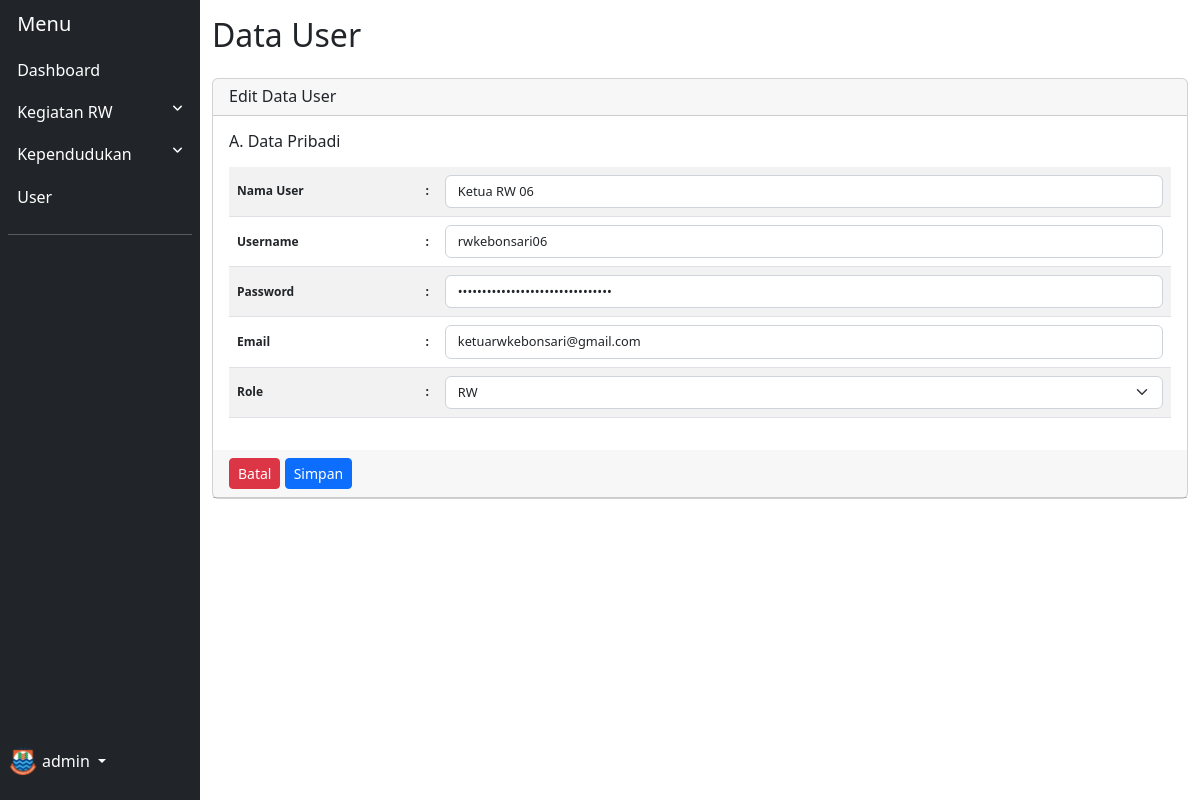
The page /master/user/edit-data-user.php?id_user=3 (signed in) on the database its author committed.
### tables this page shows
CREATE TABLE `user` (
  `id_user` int(11) NOT NULL,
  `nama_user` varchar(255) NOT NULL,
  `username_user` varchar(255) NOT NULL,
  `password_user` varchar(255) NOT NULL,
  `email_user` varchar(255) NOT NULL,
  `role` varchar(255) NOT NULL,
  `created_at` timestamp NOT NULL DEFAULT current_timestamp(),
  `updated_at` datetime NOT NULL DEFAULT current_timestamp() ON UPDATE current_timestamp()
);

### master/user/edit-data-user.php (the view, shortened to what this page needs)
<?php
include "../../koneksi.php";
$id_user = $_GET['id_user'];
$query = mysqli_query($db, "SELECT * FROM user WHERE id_user='$id_user'");
$result = mysqli_fetch_assoc($query);
?>
<!DOCTYPE html>
<html lang="en">
<head>
    <link rel="stylesheet" href="../../assets/vendor/bootstrap/dist/css/bootstrap.min.css">
    <link rel="stylesheet" href="https://cdnjs.cloudflare.com/ajax/libs/font-awesome/6.2.0/css/all.min.css">
    <link rel="stylesheet" href="../../assets/css/master.css">
</head>
<body>
    <div class="container-fluid">
        <div class="row flex-nowrap">
            <div class="col-auto col-md-3 col-xl-2 px-sm-2 px-0 bg-dark">
                <?php include('../../layouts/master/sidebar.php'); ?>
            </div>
            <div class="col py-3">
                <div class="title mb-4">
                    <h2 class="page-header">Data User</h2>
                </div>
                <div class="card">
                    <div class="card-header">
                        <h5 class="card-title mb-0">Edit Data User</h5>
                    </div>
                    <form action="proses-edit-user.php?id_user=<?php echo $id_user; ?>" method="post">
                        <div class="card-body">
                            <div class="title-form-group mb-3">
                                <h6>A. Data Pribadi</h6>
                            </div>
                            <table class="table table-striped table-middle">
                                <tbody>
                                    <tr>
                                        <th width="20%" class="align-middle">Nama User</th>
                                        <th width="1%" class="align-middle">:</th>
                                        <td> <input type="text" name="nama_user" class="form-control" value="<?php echo $result['nama_user']; ?>" autocomplete="off" required> </td>
                                    </tr>
                                    <tr>
                                        <th class="align-middle">Username</th>
                                        <th class="align-middle">:</th>
                                        <td><input type="text" class="form-control" name="username_user" value="<?php echo $result['username_user']; ?>" autocomplete="off" required></td>
                                    </tr>
                                    <tr>
                                        <th class="align-middle">Password</th>
                                        <th class="align-middle">:</th>
                                        <td><input type="password" class="form-control" name="password_user" value="<?php echo $result['password_user']; ?>" autocomplete="off" required></td>
                                    </tr>
                                    <tr>
                                        <th class="align-middle">Email</th>
                                        <th class="align-middle">:</th>
                                        <td><input type="email" class="form-control" name="email_user" value="<?php echo $result['email_user']; ?>" autocomplete="off" required></td>
                                    </tr>
                                    <tr>
                                        <th class="align-middle">Role</th>
                                        <th class="align-middle">:</th>
                                        <td>
                                            <select name="role" class="form-select" required>
                                                <option value="rw" <?php if($result['role'] == 'rw') : echo "selected"; endif;?>>RW</option>
                                            </select>
                                        </td>
                                    </tr>
                                </tbody>
                            </table>
                        </div>
                        <div class="card-header">
                            <button type="reset" name="reset" class="btn btn-sm btn-danger">
                                Batal
                            </button>
                            <button type="submit" name="edit" class="btn btn-sm btn-primary">
                                Simpan
                            </button>
                        </div>
                    </form>
                </div>
            </div>
        </div>
    </div>
</body>
</html>

### assets/css/master.css (style rules this page uses)
.table th, td { font-size: 12px; }
.form-select { font-size: 0.8rem; }
.form-control { font-size: 0.8rem; }
.card-title { font-size: 1rem; }

### rows shown on the page
user: nama_user "Ketua RW 06", username_user "rwkebonsari06", email_user "ketuarwkebonsari@gmail.com", role "RW"

### other values the page prints
$_SESSION['role'] "admin"
